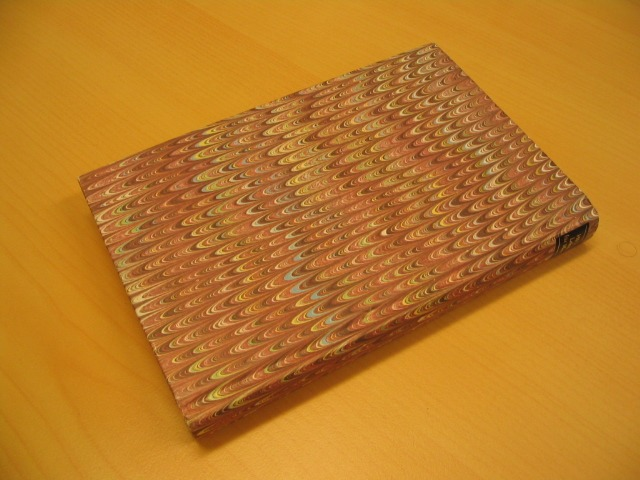
#> input picture data/imgs/book.jpg, 640 x 480 px
$ python poisson_blending.py --tgt_path data/imgs/book.jpg
#> lines starting #> are read from the running program, lines starting #| are printed output that depends on the picture; after the words box and inside, x2 and y2 are one past the last pixel; in counts of white or black regions, pixels touching at a corner belong together
import os

import cv2
import numpy as np
import matplotlib.pyplot as plt
import scipy.sparse
from scipy.sparse.linalg import spsolve
import argparse


def timing_val(func):
    import time
    def wrapper(*arg, **kw):
        t1 = time.time()
        res = func(*arg, **kw)
        t2 = time.time()
        print(f'{func.__name__} took {(t2 - t1)}')
        return res
    return wrapper

@timing_val
def laplacian_matrix(rows, columns):
    D = scipy.sparse.identity(columns, format='lil') * 4
    D.setdiag(-1, -1)
    D.setdiag(-1, 1)

    laplacian = scipy.sparse.block_diag([D] * rows).tolil()
    laplacian.setdiag(-1, columns)
    laplacian.setdiag(-1, -columns)

    return laplacian


def is_boundary(i, j, rows, columns, im_mask):
    out_pixels = []
    if i == 0 or im_mask[i-1, j] == 0:
        out_pixels.append(columns*(i-1)+j)
    if i+1 == rows or im_mask[i+1, j] == 0:
        out_pixels.append(columns*(i+1)+j)
    if j == 0 or im_mask[i, j-1] == 0:
        out_pixels.append((columns*i+j-1))
    if j+1 == columns or im_mask[i, j+1] == 0:
        out_pixels.append((columns*i+j+1))
    return out_pixels

@timing_val
def build_A(im_src, im_mask):
    rows, columns = im_src.shape[:2]
    A = laplacian_matrix(*im_src.shape[:2])
    laplacian = A.copy()
    old_im_mask = im_mask.copy()

    for pixel_number in range(rows*columns):
        i = pixel_number // columns
        j = pixel_number % columns
        out_pixels = is_boundary(i, j, rows, columns, old_im_mask)
        if old_im_mask[i][j] == 0:
            A.rows[pixel_number] = [pixel_number]
            A.data[pixel_number] = [1]
        elif out_pixels:
            for out_pixel in out_pixels:
                index = A.rows[pixel_number].index(out_pixel)
                del A.rows[pixel_number][index]
                del A.data[pixel_number][index]
            im_mask[i][j] = 0

    return A.tocsc(), laplacian

@timing_val
def compare_imges_size(im_src, im_tgt, is_mask=False):
    src_rows, src_columns = im_src.shape[:2]
    tgt_rows, tgt_columns = im_tgt.shape[:2]
    add_to_rows = tgt_rows - src_rows
    add_to_columns = tgt_columns - src_columns

    if add_to_rows < 0 or add_to_columns < 0:
        raise Exception("Source is bigger than target")

    if is_mask:
        resized_source = np.zeros(im_tgt.shape[:2])
    else:
        resized_source = np.ones(im_tgt.shape)

    for i in range(src_rows):
        for j in range(src_columns):
            resized_source[i+add_to_rows//2][j+add_to_columns//2] = im_src[i][j]

    return resized_source

@timing_val
def build_B_of_color(laplacian, im_src, im_tgt, im_mask, color_index):

    _im_src = im_src[:, :, color_index].flatten()
    _im_tgt = im_tgt[:, :, color_index].flatten()
    _im_mask = im_mask.flatten()

    B = laplacian.dot(_im_src)
    # B = _im_src
    B[_im_mask == 0] = _im_tgt[_im_mask == 0]
    return B

@timing_val
def calculate_X(A, B, row, columns):
    # x = B
    x = spsolve(A, B)
    x = x.reshape((row, columns))
    x[x > 255] = 255
    x[x < 0] = 0
    return x


def calculate_blended_img(im_src, im_tgt, im_mask):
    A, L = build_A(im_src, im_mask)
    blended_img = im_tgt.copy()

    Br = build_B_of_color(L, im_src, im_tgt, im_mask, 0)
    Bg = build_B_of_color(L, im_src, im_tgt, im_mask, 1)
    Bb = build_B_of_color(L, im_src, im_tgt, im_mask, 2)
    Xr = calculate_X(A, Br, *im_tgt.shape[:-1])
    Xg = calculate_X(A, Bg, *im_tgt.shape[:-1])
    Xb = calculate_X(A, Bb, *im_tgt.shape[:-1])
    blended_img[:, :, :] = np.array([Xr, Xg, Xb]).transpose((1, 2, 0))
    return blended_img


def poisson_blend(im_src, im_tgt, im_mask, center):
    im_src = compare_imges_size(im_src, im_tgt)
    im_mask = compare_imges_size(im_mask, im_tgt, True)
    im_blend = calculate_blended_img(im_src, im_tgt, im_mask)
    return im_blend


def parse():
    parser = argparse.ArgumentParser()
    parser.add_argument('--src_path', type=str, default='./data/imgs/book.jpg', help='image file path')
    parser.add_argument('--mask_path', type=str, default='./data/seg_GT/book.bmp', help='mask file path')
    parser.add_argument('--tgt_path', type=str, default='./data/bg/table.jpg', help='mask file path')
    return parser.parse_args()

if __name__ == "__main__":
    # Load the source and target images
    args = parse()

    im_tgt = cv2.imread(args.tgt_path, cv2.IMREAD_COLOR)
#> im_tgt is the input picture: shape (480, 640, 3); mean B, G, R 38.9, 122.9, 187.2
    im_src = cv2.imread(args.src_path, cv2.IMREAD_COLOR)
    if args.mask_path == '':
        im_mask = np.full(im_src.shape, 255, dtype=np.uint8)
    else:
        im_mask = cv2.imread(args.mask_path, cv2.IMREAD_GRAYSCALE)
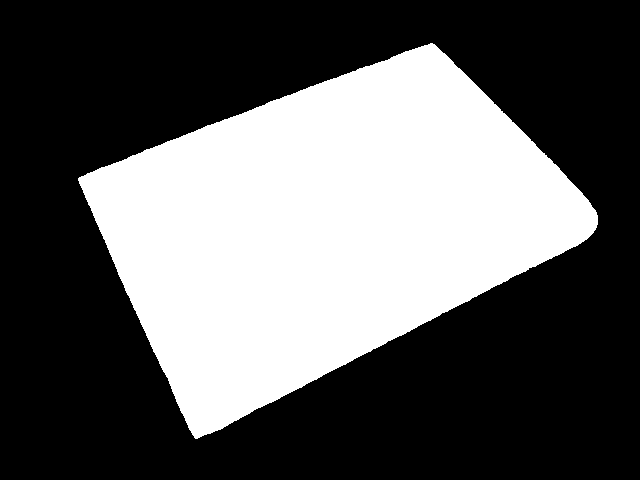
#> input picture data/seg_GT/book.bmp, 640 x 480 px
#> im_mask: shape (480, 640); 37% white; 1 white region, box (x1, y1, x2, y2) and area: (78, 43, 598, 439) 113583
        im_mask = cv2.threshold(im_mask, 0, 255, cv2.THRESH_BINARY)[1]

    center = (int(im_tgt.shape[1] / 2), int(im_tgt.shape[0] / 2))
#> center = (320, 240)

    im_clone = poisson_blend(im_src, im_tgt, im_mask, center)
#> after the loop in build_A, `for pixel_number in range(rows*columns):`:
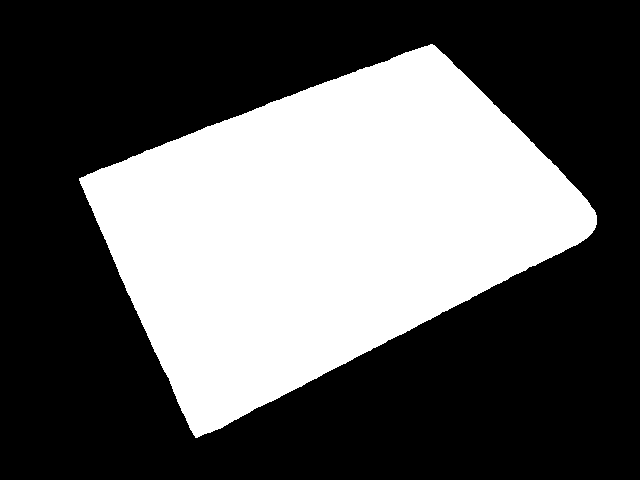
#> im_mask: shape (480, 640) float64; 36.6% white; 1 white region, box (x1, y1, x2, y2) and area: (79, 44, 597, 438) 112369
#> in calculate_blended_img, `Xr = calculate_X(A, Br, *im_tgt.shape[:-1])`:
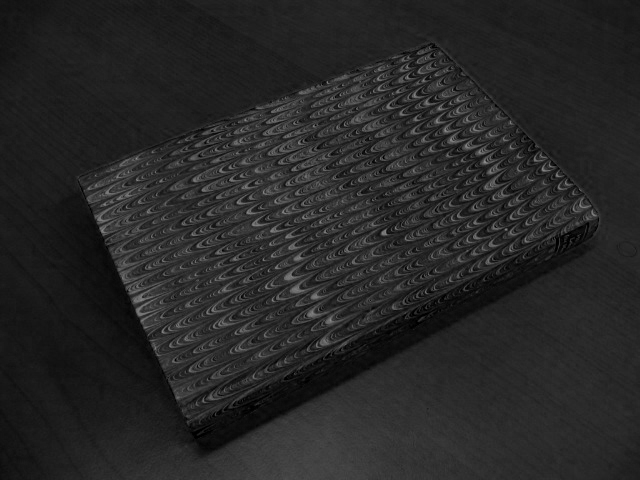
#> Xr: shape (480, 640) float64; min 0, max 143.7, mean 38.9
#> in calculate_blended_img, `Xg = calculate_X(A, Bg, *im_tgt.shape[:-1])`:
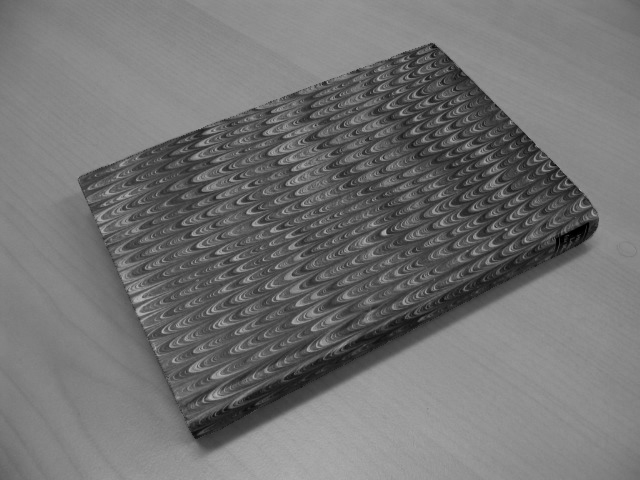
#> Xg: shape (480, 640) float64; min 0, max 179.3, mean 115.2
#> in calculate_blended_img, `Xb = calculate_X(A, Bb, *im_tgt.shape[:-1])`:
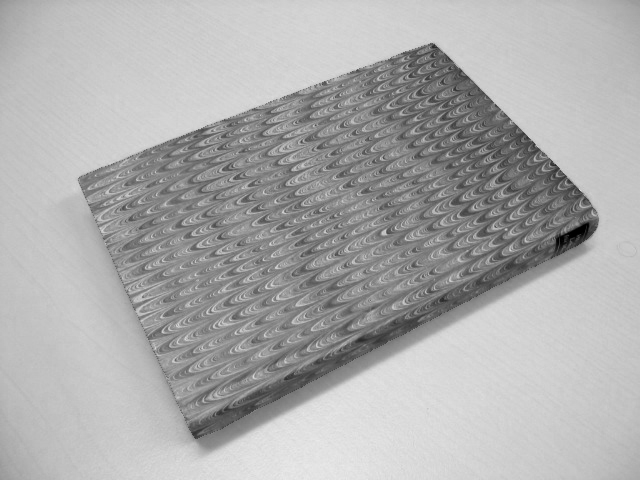
#> Xb: shape (480, 640) float64; min 0, max 234, mean 172.7
#> in calculate_blended_img, `blended_img[:, :, :] = np.array([Xr, Xg, Xb]).transpose((1, 2, 0))`:
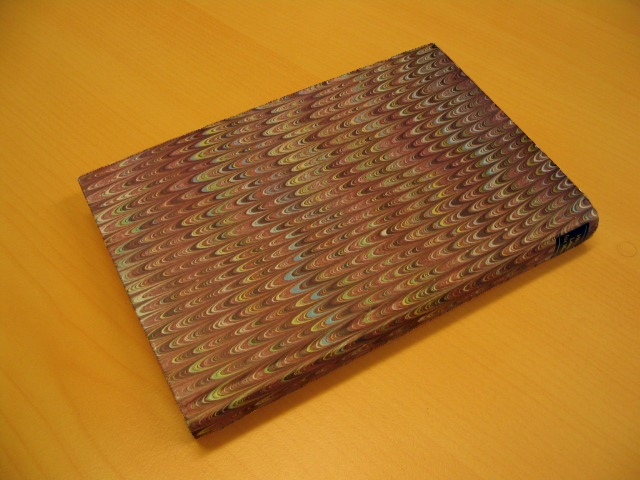
#> blended_img: shape (480, 640, 3); mean B, G, R 38.7, 115, 172.5

    cv2.imshow('Cloned image', im_clone)
    cv2.waitKey(0)
    cv2.destroyAllWindows()
